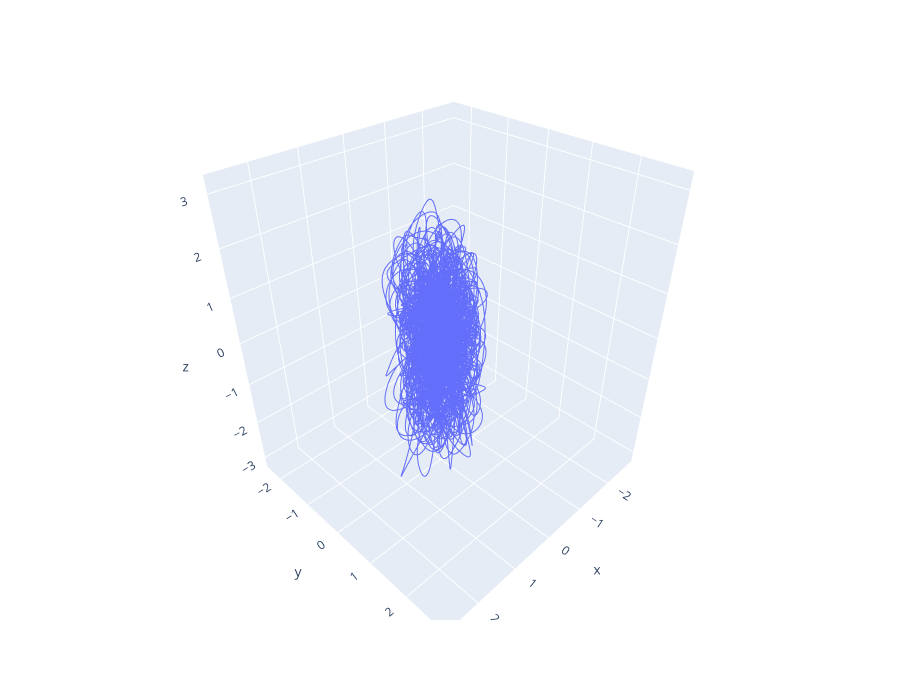

Notebook source saved alongside this figure:
### Code cell
import plotly.express as px
fig = px.line_3d(x=unmixed[:,1,0], y=unmixed[:,1,1],z=unmixed[:,1,2],height=700)

fig.show()

### Figure 1 — Plotly figure (JSON) as saved in the notebook; plotly's stock layout.template omitted (floating-point values rounded to 4 significant figures; data arrays with more than 128 entries replaced by an {"elided": "..."} marker saying what was removed)
{"data": [{"hovertemplate": "x=%{x}<br>y=%{y}<br>z=%{z}<extra></extra>", "legendgroup": "", "line": {"color": "#636efa", "dash": "solid"}, "marker": {"symbol": "circle"}, "mode": "lines", "name": "", "scene": "scene", "showlegend": false, "type": "scatter3d", "x": {"elided": "29820 float values"}, "y": {"elided": "29820 float values"}, "z": {"elided": "29820 float values"}}], "layout": {"height": 700, "legend": {"tracegroupgap": 0}, "margin": {"t": 60}, "scene": {"domain": {"x": [0, 1], "y": [0, 1]}, "xaxis": {"title": {"text": "x"}}, "yaxis": {"title": {"text": "y"}}, "zaxis": {"title": {"text": "z"}}}}}
